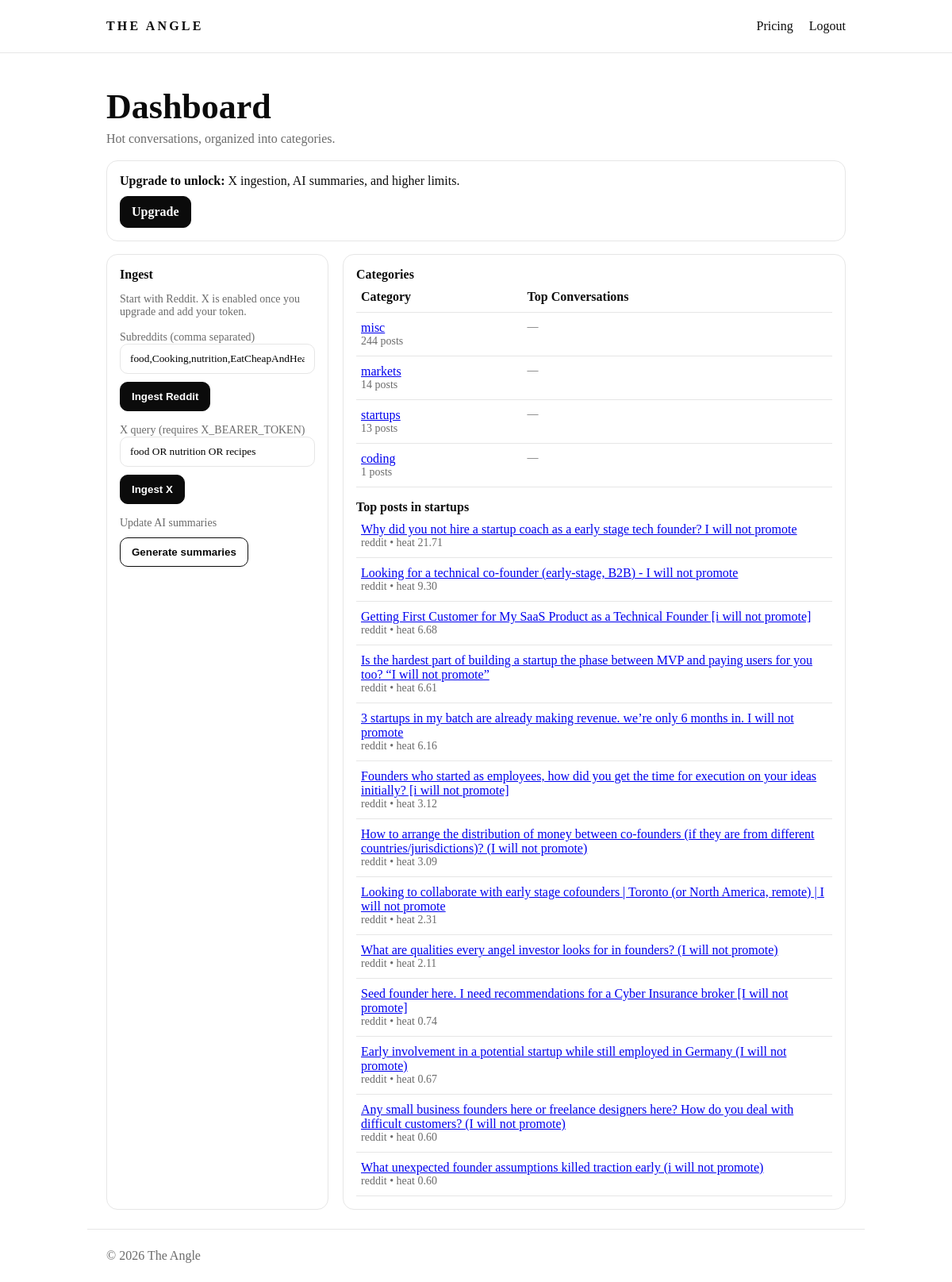
The page /dashboard?category=startups (signed in) on the database its author committed.
### app/models.py (models this page shows)
class Post(SQLModel, table=True):
    id: Optional[int] = Field(default=None, primary_key=True)
    source: str  # reddit | x | linkedin
    source_id: str = Field(index=True)
    category: str = Field(index=True, default="misc")
    title: str
    url: str
    author: Optional[str] = None
    created_utc: int
    score: int = 0
    num_comments: int = 0
    heat_score: float = 0.0
    fetched_at: datetime = Field(default_factory=datetime.utcnow)

### app/main.py (the view)
@app.get("/dashboard", response_class=HTMLResponse)
def dashboard(request: Request, category: str | None = None, session: Session = Depends(get_session)):
    user = get_current_user(request, session)
    if not user:
        return RedirectResponse("/login", status_code=302)
    cats = session.exec(select(Post.category)).all()
    counts = {}
    for c in cats:
        counts[c] = counts.get(c, 0) + 1
    ranked = sorted(counts.items(), key=lambda x: x[1], reverse=True)
    summaries = {s.category: s.summary for s in session.exec(select(CategorySummary)).all()}
    categories = [{"name": k, "count": v, "summary": summaries.get(k)} for k, v in ranked]
    if category:
        q = select(Post).where(Post.category == category).order_by(Post.heat_score.desc()).limit(40)
    else:
        q = select(Post).order_by(Post.heat_score.desc()).limit(40)
    posts = list(session.exec(q).all())
    return render(
        request,
        "dashboard.html",
        {
            "user": user,
            "categories": categories[:40],
            "posts": posts,
            "selected_category": category,
            "msg": request.query_params.get("msg"),
        },
    )

### app/templates/dashboard.html (shortened to what this page needs)
{% extends "base.html" %}
{% block content %}
  <h1 class="h1">Dashboard</h1>
  <p class="sub">Hot conversations, organized into categories.</p>
  {% if not user.is_active_subscriber %}
    <div class="card" style="margin-bottom:16px">
      <b>Upgrade to unlock:</b> X ingestion, AI summaries, and higher limits.
      <div style="height:10px"></div>
      <a class="btn" href="/billing/checkout">Upgrade</a>
    </div>
  {% endif %}
  <div class="grid">
    <div class="card">
      <b>Ingest</b>
      <p class="small">Start with Reddit. X is enabled once you upgrade and add your token.</p>
      <form method="post" action="/ingest/reddit">
        <label class="small">Subreddits (comma separated)</label>
        <input class="input" name="subreddits" value="food,Cooking,nutrition,EatCheapAndHealthy,recipes" />
        <div style="height:10px"></div>
        <button class="btn" type="submit">Ingest Reddit</button>
      </form>
  <div style="height:14px"></div>
      <form method="post" action="/ingest/x">
        <label class="small">X query (requires X_BEARER_TOKEN)</label>
        <input class="input" name="query" value="food OR nutrition OR recipes" />
        <div style="height:10px"></div>
        <button class="btn" type="submit">Ingest X</button>
      </form>
      <div style="height:14px"></div>
      <form method="post" action="/summaries/update">
        <label class="small">Update AI summaries</label>
        <div style="height:10px"></div>
        <button class="btn ghost" type="submit">Generate summaries</button>
      </form>
      <div style="height:12px"></div>
    </div>
    <div class="card">
      <b>Categories</b>
      <table class="table">
        <tr><th>Category</th><th>Top Conversations</th></tr>
        {% for c in categories %}
          <tr>
            <td><a href="/dashboard?category={{ c.name }}">{{ c.name }}</a><div class="small">{{ c.count }} posts</div></td>
            <td class="small">{{ c.summary or "—" }}</td>
          </tr>
        {% endfor %}
      </table>
      <div style="height:16px"></div>
      <b>Top posts{% if selected_category %} in {{ selected_category }}{% endif %}</b>
      <table class="table">
        {% for p in posts %}
          <tr>
            <td>
              <a href="{{ p.url }}" target="_blank">{{ p.title }}</a>
              <div class="small">{{ p.source }} • heat {{ "%.2f"|format(p.heat_score) }}</div>
            </td>
          </tr>
        {% endfor %}
      </table>
    </div>
  </div>
{% endblock %}

### app/static/style.css (style rules this page uses)
:root { --bg:#ffffff; --ink:#0b0b0b; --muted:#6b6b6b; --line:#e6e6e6; --card:#ffffff; }
* { box-sizing:border-box }
body { margin:0; font-family: ui-serif, Georgia, "Times New Roman", Times, serif; background:var(--bg); color:var(--ink); }
.h1 { font-size:44px; margin:18px 0 6px }
.sub { color:var(--muted); margin:0 0 18px }
.grid { display:grid;grid-template-columns: 280px 1fr; gap:18px }
.card { border:1px solid var(--line); border-radius:14px; padding:16px; background:var(--card); }
.btn { display:inline-block; padding:10px 14px; border-radius:10px; border:1px solid var(--ink); text-decoration:none; color:var(--bg); background:var(--ink); font-weight:600; }
.btn.ghost { background:#fff; color:var(--ink); }
.input { width:100%; padding:10px 12px; border:1px solid var(--line); border-radius:10px; font-family: inherit; }
.table { width:100%; border-collapse:collapse }
.table td, .table th { border-bottom:1px solid var(--line); padding:10px 6px; text-align:left; vertical-align:top }
.small { color:var(--muted); font-size:14px }

### rows shown on the page
Post: name "misc", count "244", summary "—"
Post: name "markets", count "14", summary "—"
Post: name "startups", count "13", summary "—", title "3 startups in my batch are already making revenue. we’re only 6 months in. I will not promote", source "reddit", heat_score "6.16"
Post: name "coding", count "1", summary "—"
Post: title "Why did you not hire a startup coach as a early stage tech founder? I will not promote", source "reddit", heat_score "21.71"
Post: title "Looking for a technical co-founder (early-stage, B2B) - I will not promote", source "reddit", heat_score "9.30"
Post: title "Getting First Customer for My SaaS Product as a Technical Founder [i will not promote]", source "reddit", heat_score "6.68"
Post: title "Is the hardest part of building a startup the phase between MVP and paying users for you too? “I will not promote”", source "reddit", heat_score "6.61"
Post: title "Founders who started as employees, how did you get the time for execution on your ideas initially? [i will not promote]", source "reddit", heat_score "3.12"
Post: title "How to arrange the distribution of money between co-founders (if they are from different countries/jurisdictions)? (I will not promote)", source "reddit", heat_score "3.09"
Post: title "Looking to collaborate with early stage cofounders | Toronto (or North America, remote) | I will not promote", source "reddit", heat_score "2.31"
Post: title "What are qualities every angel investor looks for in founders? (I will not promote)", source "reddit", heat_score "2.11"
Post: title "Seed founder here. I need recommendations for a Cyber Insurance broker [I will not promote]", source "reddit", heat_score "0.74"
Post: title "Early involvement in a potential startup while still employed in Germany (I will not promote)", source "reddit", heat_score "0.67"
Post: title "Any small business founders here or freelance designers here? How do you deal with difficult customers? (I will not promote)", source "reddit", heat_score "0.60"
Post: title "What unexpected founder assumptions killed traction early (i will not promote)", source "reddit", heat_score "0.60"

### other values the page prints
{{ selected_category }} "startups"
{{ year }} "2026"
